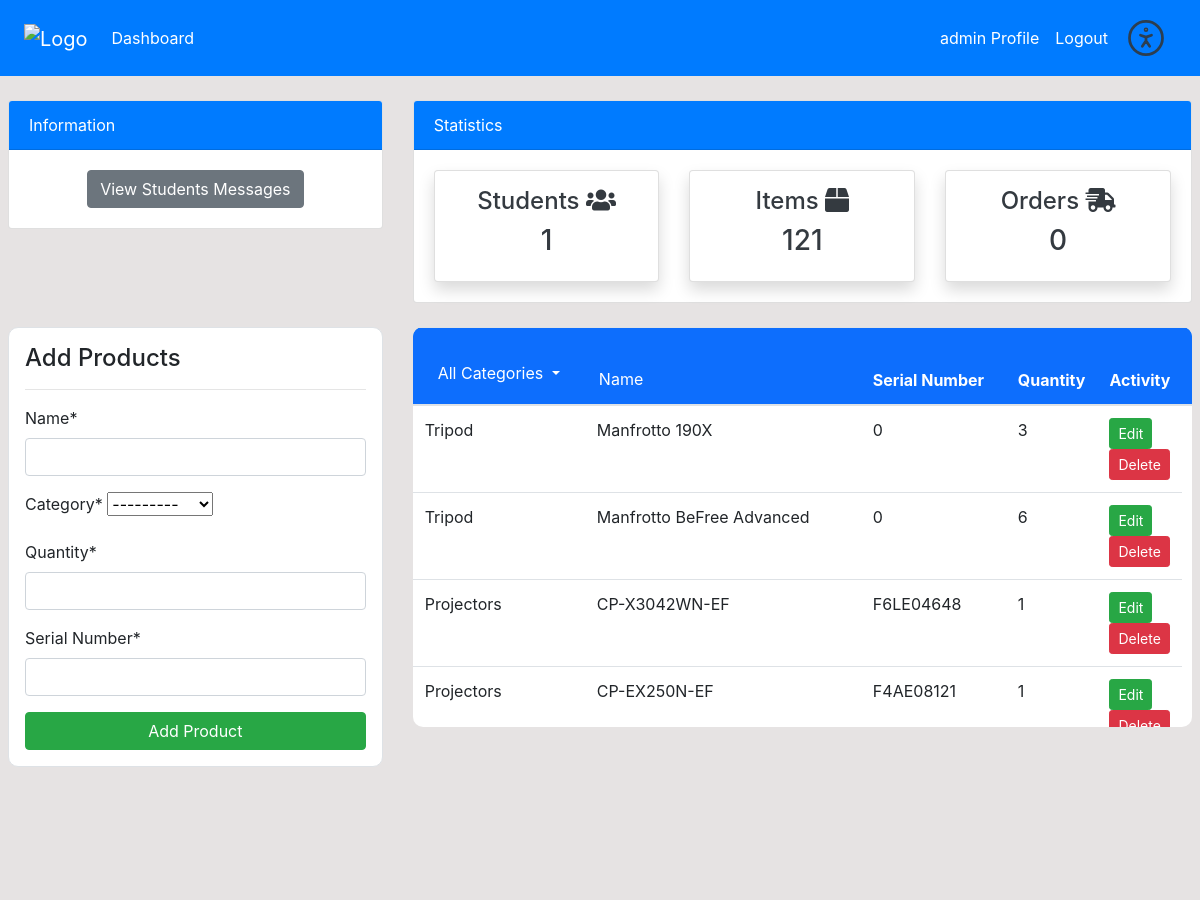
Before: /product/ (signed in, upper part) with the older database file.
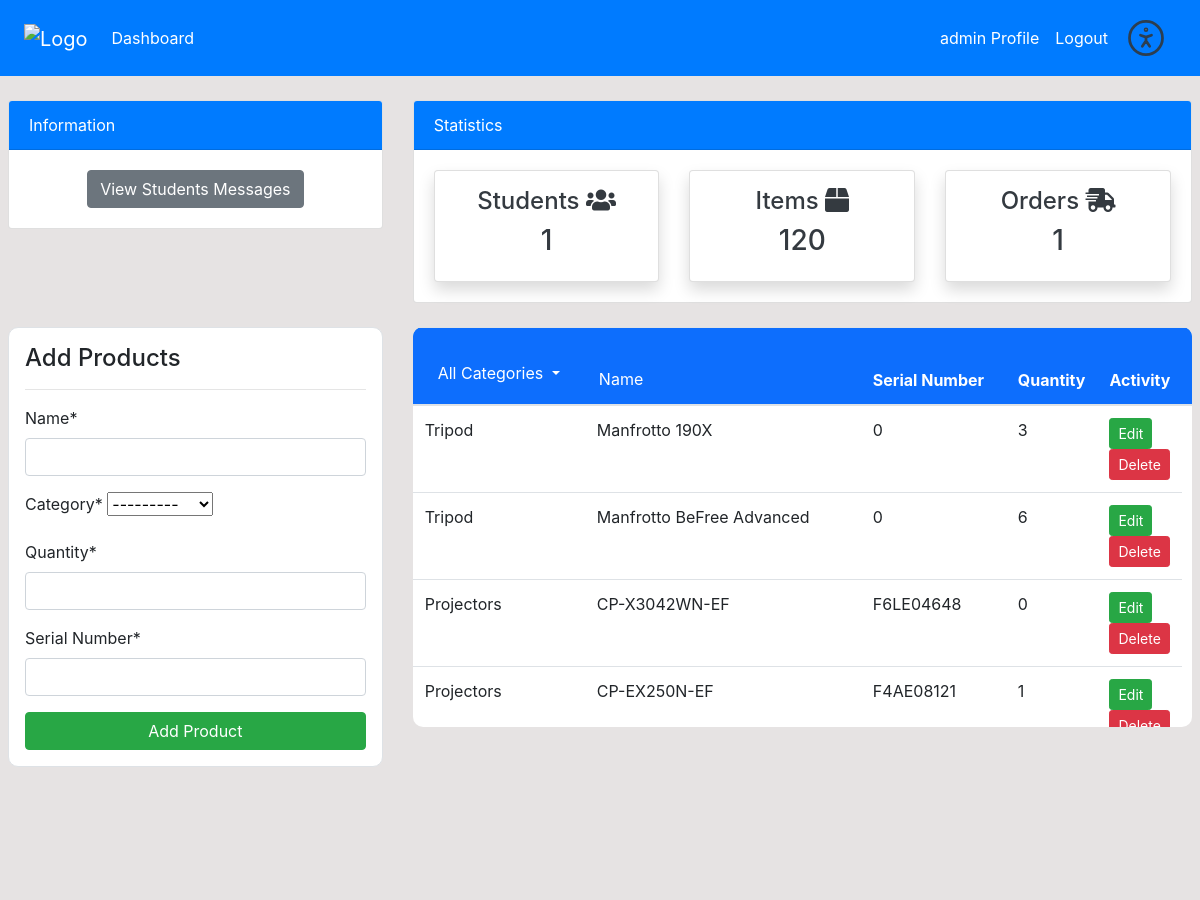
After: the same page with the newer database file.
### dashboard/models.py (models this page shows, shortened)
class Product(models.Model):
    name = models.CharField(max_length=100,null=True)
    sn = models.CharField(max_length=20, null=True, verbose_name='Serial Number')
    category = models.CharField(max_length=100,choices=CATEGORY,null=True)
    quantity = models.PositiveIntegerField(null=True)

### dashboard/views.py (the view)
    @login_required(login_url='user_login')
    @user_passes_test(lambda u: u.is_staff, login_url='user_login')
    def wrapper(request, *args, **kwargs):
        return view_func(request, *args, **kwargs)

### dashboard/forms.py
class ProductForm(forms.ModelForm):
    class Meta:
        model = Product
        fields = ['name','category','quantity','sn']

### dashboard/context_processors.py (called while the page is built)
def message_count(request):
    from .models import Message, Reservation
    messages = Message.objects.filter(status='Pending').count()
    reservations = Reservation.objects.filter(status='Pending').count()
    return {'message_count': messages, 'reservation_count': reservations}

### dashboard/views.py (called while the page is built)
def staff_required(view_func):
    @login_required(login_url='user_login')
    @user_passes_test(lambda u: u.is_staff, login_url='user_login')
    def wrapper(request, *args, **kwargs):
        return view_func(request, *args, **kwargs)
    return wrapper

### templates/dashboard/product.html (shortened to what this page needs)
{% extends 'partials/base.html' %}
{% load crispy_forms_tags %}
{% block content %}
{% include 'partials/topnav.html' %}
<div class="pl-2 pr-2 justify-content-between w-100">
    <div class="row my-4">
        <div class="col-md-4">
            <div class="border bg-white p-3">
                <h4>Add Products</h4>
                <hr>
                <form method="POST">
                    {{ form|crispy }}
                    <input class="btn btn-success btn-block" type="submit" value="Add Product">
                </form>
            </div>
        </div>
        <div class="col-md-8">
            <div class="table-wrapper">
                            <table id="productTable" class="table bg-white">
              <thead class="bg-primary">
                <tr class="text-white">
                    <th scope="col">
                        <div class="dropdown">
                          <button class="btn btn-link text-white dropdown-toggle" type="button" id="categoryButton" data-toggle="dropdown" aria-haspopup="true" aria-expanded="false">
                            All Categories
                          </button>
                        </div>
                      </th>
                  <th scope="col"><input type="text" placeholder="Name" id="searchInput">
                  <div class="results"></div></th>
                  <th scope="col">Serial Number</th>
                  <th scope="col">Quantity</th>
                  <th scope="col">Activity</th>
                  <th scope="col">
                  </th>
                </tr>
              </thead>
              <tbody>
                {% for item in items %}
                <tr data-category="{{ item.category }}">
                  <td>{{ item.category }}</td>
                  <td class="product" id="{{item.name}}">{{ item.name }}</td>
                  <td>{{ item.sn }}</td>
                  <td>{{ item.quantity }}</td>
                  <td>
                    <a class="btn btn-success btn-sm" href="{% url 'dashboard-product-edit' item.id %}">Edit</a>
                    <a class="btn btn-danger btn-sm" href="{% url 'dashboard-product-delete' item.id %}">Delete</a>
                  </td>
                </tr>
                {% endfor %}
              </tbody>
            </table>
              </div>
          </div>
        </div>
    </div>
{% endblock %}

Changed rows visible on the page:
changed Product "CP-X3042WN-EF": quantity "1" → "0"
Other visible differences:
{{ product_count }}: "121" → "120"
{{ order_count }}: "0" → "1"
